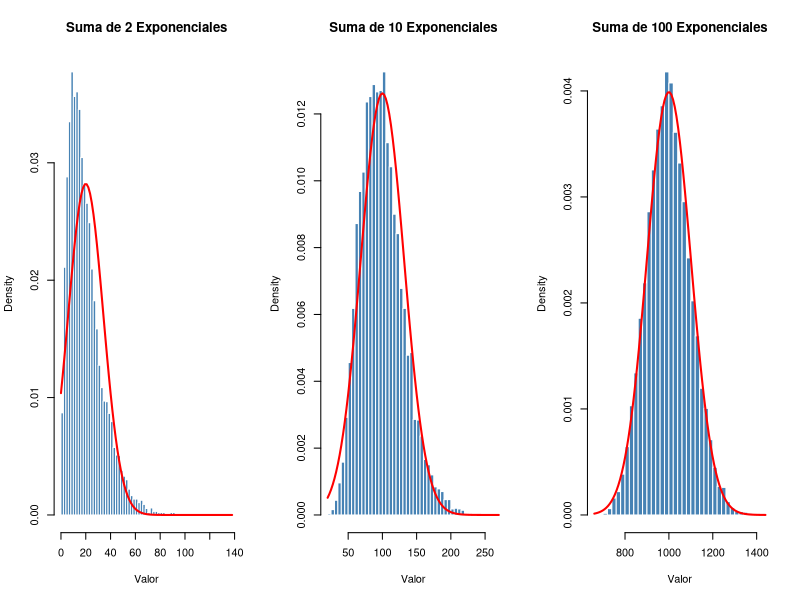
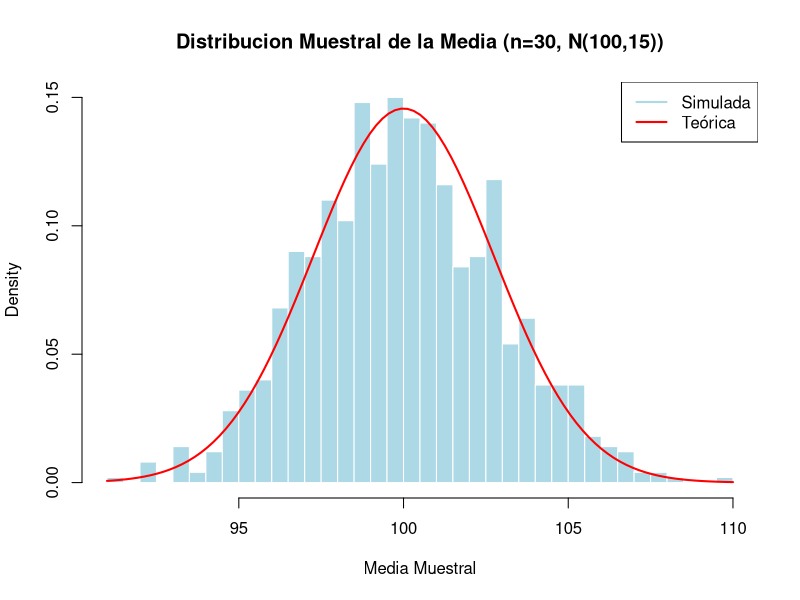

These figures' R source, in order:
## ---- chunk 1
#| lst-label: lst-semana05-1
#| lst-cap: "Código R"
#| echo: false

set.seed(123)

mu <- 10
sigma2 <- 100
num_sims <- 10000

x1 <- rexp(n = num_sims, rate = 1/mu)
x2 <- rexp(n = num_sims, rate = 1/mu)
s2 <- x1 + x2

clt_app_2 <- function(x) dnorm(x, mean = 2*mu, sd = sqrt(2*sigma2))

par(mfrow = c(1, 3))

hist(s2, breaks = 50, probability = TRUE,
     main = "Suma de 2 Exponenciales",
     xlab = "Valor", col = "steelblue", border = "white")
curve(clt_app_2, add = TRUE, lwd = 2, col = "red")

x <- matrix(0, ncol = 10, nrow = num_sims)
for(i in 1:10) x[,i] <- rexp(n = num_sims, rate = 1/mu)
s10 <- rowSums(x)

clt_app_10 <- function(x) dnorm(x, mean = 10*mu, sd = sqrt(10*sigma2))

hist(s10, breaks = 50, probability = TRUE,
     main = "Suma de 10 Exponenciales",
     xlab = "Valor", col = "steelblue", border = "white")
curve(clt_app_10, add = TRUE, lwd = 2, col = "red")

x <- matrix(0, ncol = 100, nrow = num_sims)
for(i in 1:100) x[,i] <- rexp(n = num_sims, rate = 1/mu)
s100 <- rowSums(x)

clt_app_100 <- function(x) dnorm(x, mean = 100*mu, sd = sqrt(100*sigma2))

hist(s100, breaks = 50, probability = TRUE,
     main = "Suma de 100 Exponenciales",
     xlab = "Valor", col = "steelblue", border = "white")
curve(clt_app_100, add = TRUE, lwd = 2, col = "red")

par(mfrow = c(1, 1))
## ---- chunk 2
#| lst-label: lst-semana05-2
#| lst-cap: "Código R"
#| echo: false

set.seed(42)
n <- 30
num_muestras <- 1000

medias_simuladas <- replicate(num_muestras, mean(rnorm(n, mean = 100, sd = 15)))

hist(medias_simuladas, probability = TRUE, breaks = 30,
     main = "Distribucion Muestral de la Media (n=30, N(100,15))",
     xlab = "Media Muestral", col = "lightblue", border = "white")

curve(dnorm(x, mean = 100, sd = 15/sqrt(n)),
      add = TRUE, col = "red", lwd = 2)

legend("topright",
       c("Simulada", "Teórica"),
       col = c("lightblue", "red"),
       lwd = 2)
